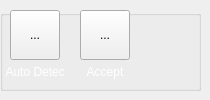
    <widget class="QWidget" name="pageLandMark">
     <widget class="QGroupBox" name="gboxLandmark">
      <property name="geometry">
       <rect>
        <x>0</x>
        <y>10</y>
        <width>201</width>
        <height>81</height>
       </rect>
      </property>
      <property name="title">
       <string/>
      </property>
      <widget class="QLabel" name="label_8">
       <property name="geometry">
        <rect>
         <x>5</x>
         <y>50</y>
         <width>60</width>
         <height>25</height>
        </rect>
       </property>
       <property name="text">
        <string>&lt;html&gt;&lt;head/&gt;&lt;body&gt;&lt;p align=&quot;center&quot;&gt;&lt;span style=&quot; color:#ffffff;&quot;&gt;Auto Detect&lt;/span&gt;&lt;/p&gt;&lt;/body&gt;&lt;/html&gt;</string>
       </property>
      </widget>
      <widget class="QToolButton" name="btnAutoDetect">
       <property name="geometry">
        <rect>
         <x>10</x>
         <y>0</y>
         <width>50</width>
         <height>50</height>
        </rect>
       </property>
       <property name="text">
        <string>...</string>
       </property>
       <property name="icon">
        <iconset resource="resource.qrc">
         <normaloff>:/newPrefix/Icons/auto detect.svg</normaloff>:/newPrefix/Icons/auto detect.svg</iconset>
       </property>
       <property name="iconSize">
        <size>
         <width>32</width>
         <height>32</height>
        </size>
       </property>
      </widget>
      <widget class="QToolButton" name="btnAcceptNodes">
       <property name="geometry">
        <rect>
         <x>80</x>
         <y>0</y>
         <width>50</width>
         <height>50</height>
        </rect>
       </property>
       <property name="text">
        <string>...</string>
       </property>
       <property name="icon">
        <iconset resource="resource.qrc">
         <normaloff>:/newPrefix/Icons/accept.svg</normaloff>:/newPrefix/Icons/accept.svg</iconset>
       </property>
       <property name="iconSize">
        <size>
         <width>32</width>
         <height>32</height>
        </size>
       </property>
      </widget>
      <widget class="QLabel" name="label_17">
       <property name="geometry">
        <rect>
         <x>75</x>
         <y>50</y>
         <width>60</width>
         <height>25</height>
        </rect>
       </property>
       <property name="text">
        <string>&lt;html&gt;&lt;head/&gt;&lt;body&gt;&lt;p align=&quot;center&quot;&gt;&lt;span style=&quot; color:#ffffff;&quot;&gt;Accept&lt;/span&gt;&lt;/p&gt;&lt;/body&gt;&lt;/html&gt;</string>
       </property>
      </widget>
     </widget>
    </widget>
